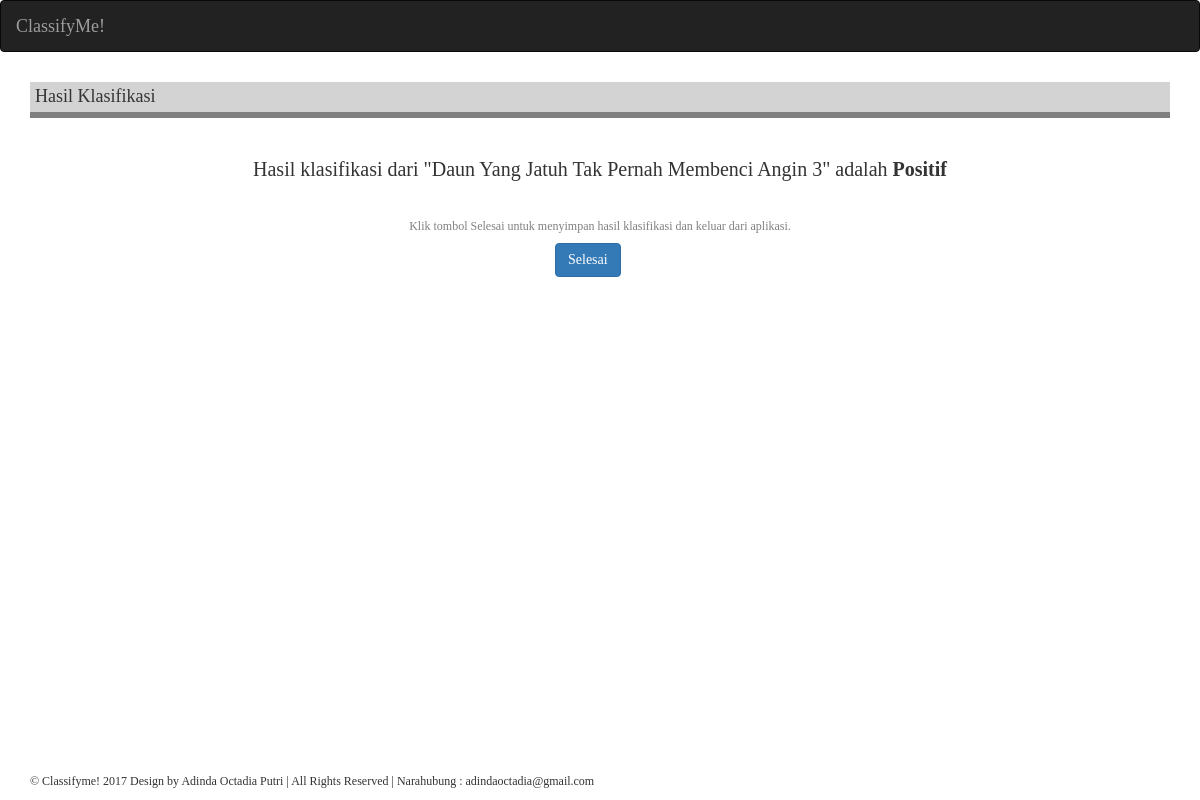
The app's page /classifyme/input/data/44/hasil/, older data.
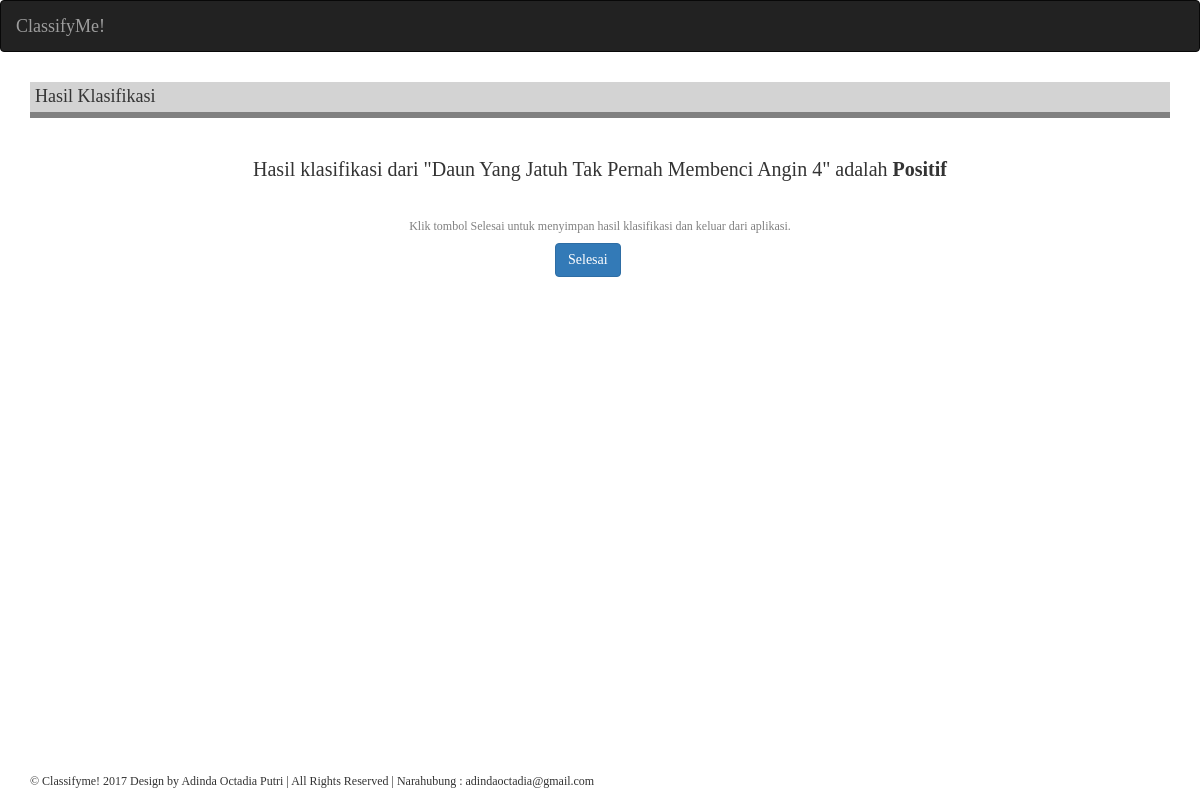
The same page, newer data.
### classifyme/models.py (models this page shows, shortened)
class Buku(models.Model):
    tahun_choices = []
    for y in range(1990, (datetime.datetime.now().year+5)):
        tahun_choices.append((y, y))
    penulis = models.CharField(max_length=20)
    judul = models.CharField(max_length=100)
    penerbit = models.CharField(max_length=30)
    tahun_terbit = models.IntegerField(choices=tahun_choices, default=datetime.datetime.now().year)
    training_set_positif = models.ForeignKey(TrainingSetPos, null=True)
    training_set_negatif = models.ForeignKey(TrainingSetNeg, null=True)
    testing_set = models.FileField(null=True, upload_to='files/%Y/%m/%d/', validators=[validate_file_extension])
    priors_pos = models.FloatField(blank=True, null=True)
    priors_neg = models.FloatField(blank=True, null=True)
    hasil_pos = models.FloatField(blank=True, null=True)
    hasil_neg = models.FloatField(blank=True, null=True)
    hasil_klasifikasi = models.CharField(max_length=20, blank=True, null=True)

### classifyme/views.py (the view)
# urls.py: url(r'^classifyme/input/data/(?P<buku_id>\d+)/hasil/$', views.hasil, name='hasil'),
def hasil(request, buku_id):
    context = {}
    selected_buku = Buku.objects.get(id=int(buku_id))
    context['buku'] = selected_buku
    if selected_buku.hasil_pos > selected_buku.hasil_neg:
        hasil_akhir = "Positif"
    elif selected_buku.hasil_pos < selected_buku.hasil_neg:
        hasil_akhir = "Negatif"
    else:
        hasil_akhir = "Data Overload"
    context['hasil_akhir'] = hasil_akhir
    selected_hasil = Buku.objects.get(id=int(buku_id))
    selected_hasil.hasil_klasifikasi = hasil_akhir
    selected_hasil.save()
    return render(request, 'classifyme/hasil.html', context)

### templates/classifyme/hasil.html (shortened to what this page needs)
{% extends 'classifyme/base.html' %}
{% block content %}
<div class="content container">
  <div class="row">
    <div class="col-md-12">
      <h4 style="border-bottom: 6px solid grey; background-color: lightgrey; padding: 5px;">Hasil Klasifikasi</h4>
      <br>
      {% if hasil_akhir == "Positif" or hasil_akhir == "Negatif" %}
      <h5 style="text-align: center; font-size: 20px;">Hasil klasifikasi dari "{{ buku.judul }}" adalah <strong>{{ hasil_akhir }}</strong></h5>
      <br>
      <h6 style="text-align: center; color: grey;">Klik tombol Selesai untuk menyimpan hasil klasifikasi dan keluar dari aplikasi.</h5>
      <a href="{% url 'classifyme:input' %}" class="save btn btn-primary" role="button" style="margin-left: 525px;">Selesai</a>
      <br><br><br>
      {% endif %}
    </div>
  </div>
</div>
{% endblock %}

Row changes from the older to the newer data that the page shows:
changed Buku "Positif": judul "Daun Yang Jatuh Tak Pernah Membenci Angin 3" → "Daun Yang Jatuh Tak Pernah Membenci Angin 4"
